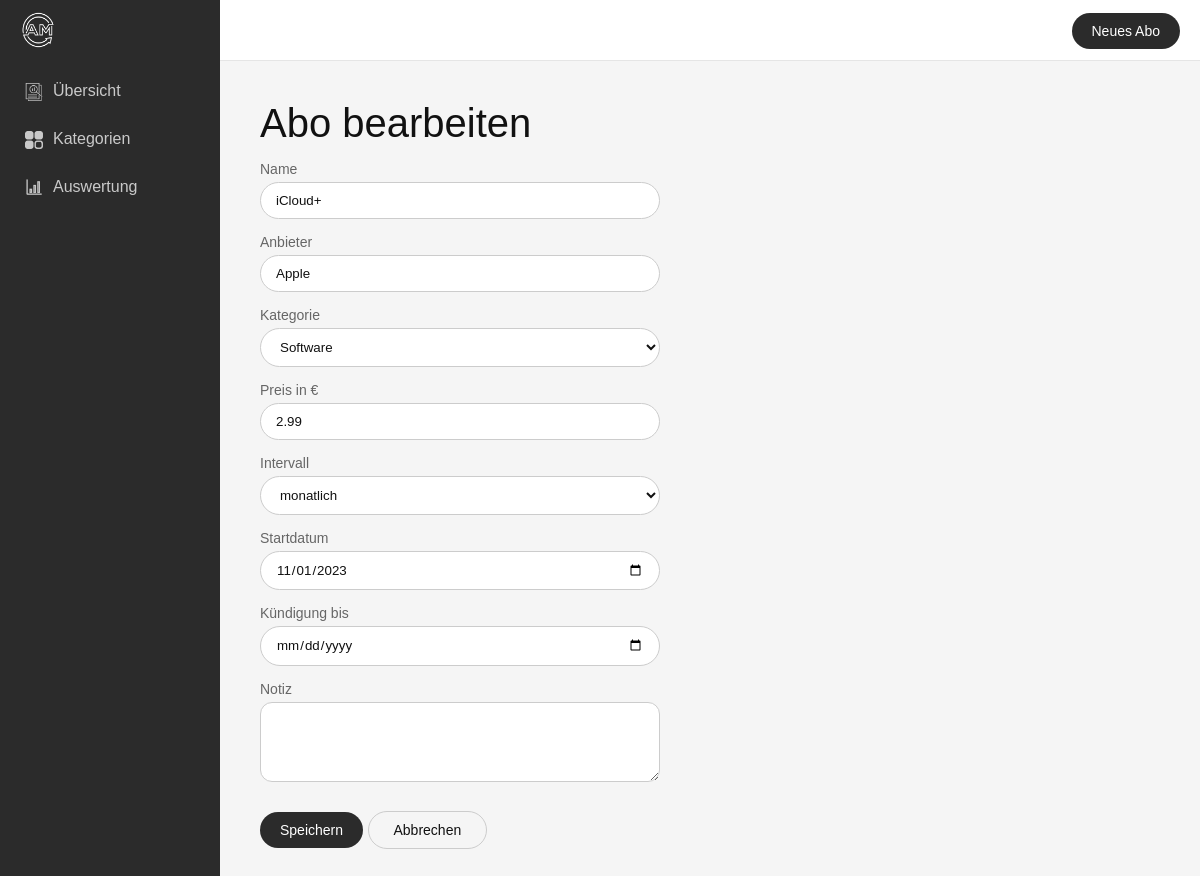
Screenshot of /abo_bearbeiten.php?id=6 with the database file from the repository.
### tables this page shows
CREATE TABLE `abos` (
  `id` int(11) NOT NULL,
  `kategorie_id` int(11) NOT NULL,
  `name` varchar(100) NOT NULL,
  `anbieter` varchar(100) NOT NULL,
  `preis` decimal(8,2) NOT NULL,
  `intervall` varchar(20) NOT NULL,
  `startdatum` date NOT NULL,
  `kuendigungsfrist` date DEFAULT NULL,
  `notiz` text DEFAULT NULL
);

CREATE TABLE `kategorien` (
  `id` int(11) NOT NULL,
  `name` varchar(50) NOT NULL,
  `farbe` varchar(7) DEFAULT NULL
);

### abo_bearbeiten.php (the view, shortened to what this page needs)
<?php
include 'verbindung.php';
$abo = [
    'id' => '',
    'name' => '',
    'anbieter' => '',
    'kategorie_id' => '',
    'preis' => '',
    'intervall' => 'monatlich',
    'startdatum' => '',
    'kuendigungsfrist' => '',
    'notiz' => ''
];
if (isset($_GET['id'])) {
    $sql = $pdo->prepare("SELECT * FROM abos WHERE id = ?");
    $sql->execute([$_GET['id']]);
    $abo = $sql->fetch();
    if ($abo['notiz'] == null) {
        $abo['notiz'] = "";
    }
}
$kategorien = $pdo->query("SELECT * FROM kategorien ORDER BY name");
include 'kopf.php';
?>
<h1>
    <?php
    if ($abo['id'] == "") {
        echo "Neues Abo";
    } else {
        echo "Abo bearbeiten";
    }
    ?>
</h1>
<form class="formular" method="post" action="abo_bearbeiten.php">
    <label>Name</label>
    <input class="feld" type="text" name="name" maxlength="100" value="<?php echo htmlspecialchars($abo['name']); ?>">
    <label>Anbieter</label>
    <input class="feld" type="text" name="anbieter" maxlength="100" value="<?php echo htmlspecialchars($abo['anbieter']); ?>">
    <label>Kategorie</label>
    <select class="feld" name="kategorie_id">
        <?php foreach ($kategorien as $kategorie) { ?>
            <option value="<?php echo $kategorie['id']; ?>" <?php if ($kategorie['id'] == $abo['kategorie_id']) { echo "selected"; } ?>>
                <?php echo htmlspecialchars($kategorie['name']); ?>
            </option>
        <?php } ?>
    </select>
    <label>Preis in €</label>
    <input class="feld" type="number" name="preis" step="0.01" min="0" value="<?php echo $abo['preis']; ?>">
    <label>Intervall</label>
    <select class="feld" name="intervall">
        <option value="monatlich" <?php if ($abo['intervall'] == "monatlich") { echo "selected"; } ?>>monatlich</option>
    </select>
    <label>Startdatum</label>
    <input class="feld" type="date" name="startdatum" value="<?php echo $abo['startdatum']; ?>">
    <label>Kündigung bis</label>
    <input class="feld" type="date" name="kuendigungsfrist" value="<?php echo $abo['kuendigungsfrist']; ?>">
    <label>Notiz</label>
    <textarea class="feld" name="notiz"><?php echo htmlspecialchars($abo['notiz']); ?></textarea>
    <div class="knoepfe">
        <button class="knopf-weiss" type="submit">Speichern</button>
        <a class="knopf-rand" href="index.php">Abbrechen</a>
    </div>
</form>
<?php include 'fuss.php'; ?>

### style.css (style rules this page uses)
body { margin: 0; font-family: Arial, Helvetica, sans-serif; -webkit-font-smoothing: antialiased; background-color: #2b2b2b; color: white; }
.knopf-weiss { display: inline-block; vertical-align: middle; line-height: normal; padding: 10px 20px; background-color: #2b2b2b; color: white; text-decoration: none; font-size: 14px; border-radius: 20px; }
.knopf-rand { display: inline-block; padding: 10px 25px; background-color: transparent; border: 1px solid #ccc; color: #111; text-decoration: none; font-size: 14px; border-radius: 20px; }
.inhalt h1 { font-size: 40px; font-weight: normal; margin: 0 0 10px 0; }
.feld { padding: 10px 15px; background-color: white; color: #111; border: 1px solid #ccc; border-radius: 20px; font-family: inherit; }
button { border: none; cursor: pointer; font-family: inherit; }
.formular { max-width: 400px; }
.formular label { display: block; margin-top: 15px; margin-bottom: 5px; color: #666; font-size: 14px; }
.formular .feld { width: 100%; box-sizing: border-box; }
textarea.feld { height: 80px; border-radius: 12px; }
.knoepfe { margin-top: 25px; }

### rows the page displays
abos: name "iCloud+", anbieter "Apple", kategorie_id "Software", preis "2.99", intervall "monatlich", startdatum "11/01/2023"
